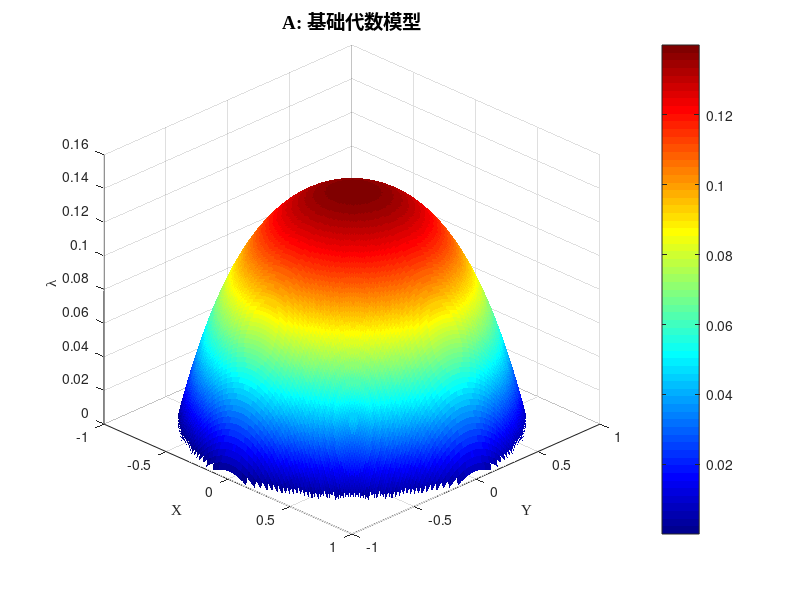
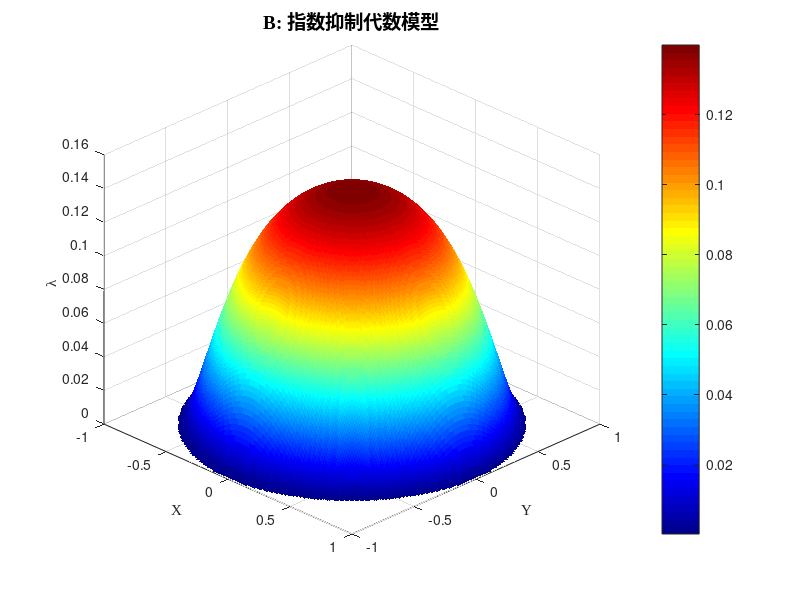
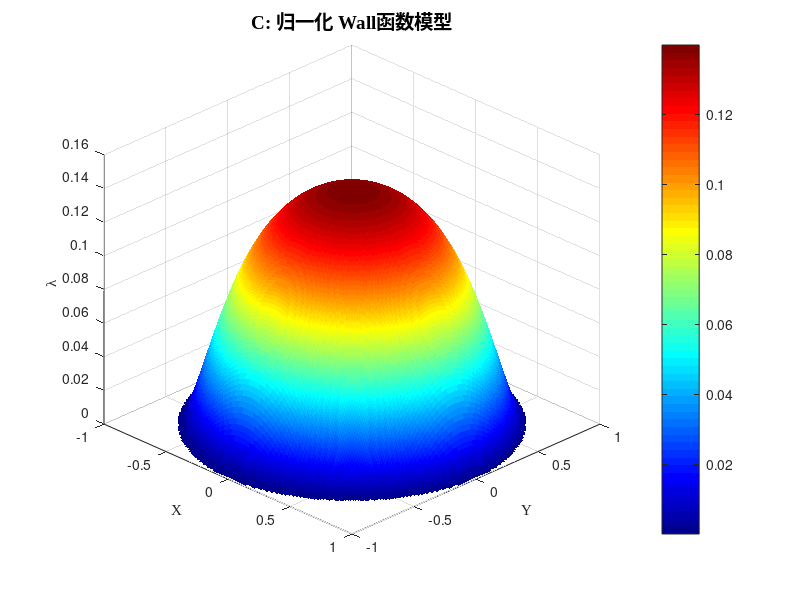
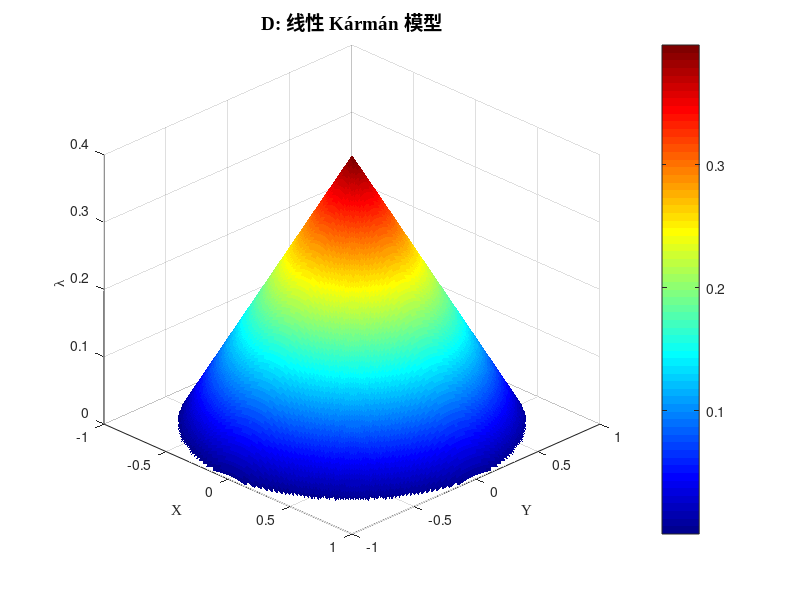

Write the MATLAB code that produced these figures, in order.
clc; clear; close all;

%% 参数定义
R = 1;
Re_tau = 180;
gamma = 26;
kappa = 0.4;

% 网格
Nx = 200; Ny = 200;
x = linspace(-R, R, Nx);
y = linspace(-R, R, Ny);
[X, Y] = meshgrid(x, y);
r = sqrt(X.^2 + Y.^2);
r_tilde = 1 - r / R;
mask = r <= R;

% 通用代数项
base = (1 - 4/7 * (1 - r_tilde).^2 - 3/7 * (1 - r_tilde).^4);

%% 模型 A：基础代数模型
lambdaA = 0.14 * base;
lambdaA(~mask) = NaN;

%% 模型 B：代数 × 指数抑制
lambdaB = lambdaA .* (1 - exp(-Re_tau * r_tilde / gamma));
lambdaB(~mask) = NaN;

%% 模型 C：Wall函数归一化指数修正
denominator = sqrt(1 - exp(-0.26 * Re_tau* r_tilde));
lambdaC = lambdaA .* (1 - exp(-Re_tau * r_tilde / gamma)) ./ denominator;
lambdaC(~mask) = NaN;

%% 模型 D：线性 von Kármán 模型
lambdaD = kappa * r_tilde;
lambdaD(~mask) = NaN;

%% 模型 E：指数型模型（不含代数项）
lambdaE = 0.4 * r_tilde .* (1 - exp(-Re_tau * r_tilde / gamma));
lambdaE(~mask) = NaN;

%% 可视化：2x3 subplot
figure;
models = {lambdaA, lambdaB, lambdaC, lambdaD, lambdaE};
titles = {'A: 基础代数模型', ...
          'B: 指数抑制代数模型', ...
          'C: 归一化 Wall函数模型', ...
          'D: 线性 Kármán 模型', ...
          'E: 纯指数模型'};

for i = 1:5
    figure(i);
    surf(X, Y, models{i}, 'EdgeColor', 'none');
    colormap(jet);
%     zlim([0 0.14]);
    title(titles{i}, 'FontName', 'Times New Roman', 'FontSize', 14);
    xlabel('X', 'FontName', 'Times New Roman');
    ylabel('Y', 'FontName', 'Times New Roman');
    zlabel('\lambda', 'FontName', 'Times New Roman');
    view(45, 30);
    colorbar;
    
end
XX=X(:);
YY=Y(:);
ZZ=models{i}(:);
% 样式统一
set(findall(gcf,'Type','axes'), ...
    'FontName', 'Times New Roman', ...
    'FontSize', 12, ...
    'LineWidth', 1.5);
